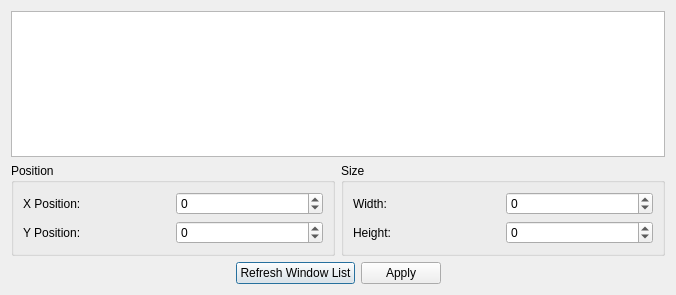
<?xml version="1.0" encoding="UTF-8"?>
<ui version="4.0">
 <class>WindowSelector</class>
 <widget class="QDialog" name="WindowSelector">
  <property name="geometry">
   <rect>
    <x>0</x>
    <y>0</y>
    <width>676</width>
    <height>295</height>
   </rect>
  </property>
  <property name="windowTitle">
   <string>Workspace</string>
  </property>
  <layout class="QVBoxLayout" name="verticalLayout">
   <item>
    <widget class="QTreeView" name="mWindowTreeView">
     <property name="editTriggers">
      <set>QAbstractItemView::NoEditTriggers</set>
     </property>
     <property name="indentation">
      <number>0</number>
     </property>
     <property name="rootIsDecorated">
      <bool>false</bool>
     </property>
     <property name="itemsExpandable">
      <bool>false</bool>
     </property>
     <property name="sortingEnabled">
      <bool>true</bool>
     </property>
     <property name="expandsOnDoubleClick">
      <bool>false</bool>
     </property>
     <attribute name="headerDefaultSectionSize">
      <number>120</number>
     </attribute>
     <attribute name="headerHighlightSections">
      <bool>true</bool>
     </attribute>
     <attribute name="headerShowSortIndicator" stdset="0">
      <bool>true</bool>
     </attribute>
    </widget>
   </item>
   <item>
    <layout class="QHBoxLayout" name="mControlsLayout">
     <item>
      <widget class="QGroupBox" name="mPositionGroupBox">
       <property name="title">
        <string>Position</string>
       </property>
       <layout class="QVBoxLayout" name="verticalLayout_2">
        <item>
         <layout class="QHBoxLayout" name="horizontalLayout_2">
          <item>
           <widget class="QLabel" name="mXPositionLabel">
            <property name="text">
             <string>X Position:</string>
            </property>
           </widget>
          </item>
          <item>
           <widget class="QSpinBox" name="mXPositionSpinBox">
            <property name="minimum">
             <number>-999999</number>
            </property>
            <property name="maximum">
             <number>999999</number>
            </property>
           </widget>
          </item>
         </layout>
        </item>
        <item>
         <layout class="QHBoxLayout" name="horizontalLayout_3">
          <item>
           <widget class="QLabel" name="mYPositionLabel">
            <property name="text">
             <string>Y Position:</string>
            </property>
           </widget>
          </item>
          <item>
           <widget class="QSpinBox" name="mYPositionSpinBox">
            <property name="minimum">
             <number>-999999</number>
            </property>
            <property name="maximum">
             <number>999999</number>
            </property>
           </widget>
          </item>
         </layout>
        </item>
       </layout>
      </widget>
     </item>
     <item>
      <widget class="QGroupBox" name="mSizeGroupBox">
       <property name="title">
        <string>Size</string>
       </property>
       <layout class="QVBoxLayout" name="verticalLayout_3">
        <item>
         <layout class="QHBoxLayout" name="horizontalLayout_4">
          <item>
           <widget class="QLabel" name="mWdithLabel">
            <property name="text">
             <string>Width:</string>
            </property>
           </widget>
          </item>
          <item>
           <widget class="QSpinBox" name="mWidthSpinBox">
            <property name="minimum">
             <number>-999999</number>
            </property>
            <property name="maximum">
             <number>999999</number>
            </property>
           </widget>
          </item>
         </layout>
        </item>
        <item>
         <layout class="QHBoxLayout" name="horizontalLayout_5">
          <item>
           <widget class="QLabel" name="mHeightLabel">
            <property name="text">
             <string>Height:</string>
            </property>
           </widget>
          </item>
          <item>
           <widget class="QSpinBox" name="mHeightSpinBox">
            <property name="minimum">
             <number>-999999</number>
            </property>
            <property name="maximum">
             <number>999999</number>
            </property>
           </widget>
          </item>
         </layout>
        </item>
       </layout>
      </widget>
     </item>
    </layout>
   </item>
   <item>
    <layout class="QHBoxLayout" name="mButtonLayout">
     <item>
      <spacer name="horizontalSpacer">
       <property name="orientation">
        <enum>Qt::Horizontal</enum>
       </property>
       <property name="sizeHint" stdset="0">
        <size>
         <width>40</width>
         <height>20</height>
        </size>
       </property>
      </spacer>
     </item>
     <item>
      <widget class="QPushButton" name="mRefreshPushButton">
       <property name="text">
        <string>Refresh Window List</string>
       </property>
      </widget>
     </item>
     <item>
      <widget class="QPushButton" name="mApplyPushButton">
       <property name="text">
        <string>Apply</string>
       </property>
      </widget>
     </item>
     <item>
      <spacer name="horizontalSpacer_2">
       <property name="orientation">
        <enum>Qt::Horizontal</enum>
       </property>
       <property name="sizeHint" stdset="0">
        <size>
         <width>40</width>
         <height>20</height>
        </size>
       </property>
      </spacer>
     </item>
    </layout>
   </item>
  </layout>
 </widget>
 <resources>
  <include location="../Workspace.qrc"/>
 </resources>
 <connections>
  <connection>
   <sender>mApplyPushButton</sender>
   <signal>clicked()</signal>
   <receiver>WindowSelector</receiver>
   <slot>applyWindowChanges()</slot>
   <hints>
    <hint type="sourcelabel">
     <x>402</x>
     <y>277</y>
    </hint>
    <hint type="destinationlabel">
     <x>499</x>
     <y>274</y>
    </hint>
   </hints>
  </connection>
  <connection>
   <sender>mRefreshPushButton</sender>
   <signal>clicked()</signal>
   <receiver>WindowSelector</receiver>
   <slot>refreshWindowList()</slot>
   <hints>
    <hint type="sourcelabel">
     <x>275</x>
     <y>279</y>
    </hint>
    <hint type="destinationlabel">
     <x>128</x>
     <y>278</y>
    </hint>
   </hints>
  </connection>
 </connections>
 <slots>
  <slot>refreshWindowList()</slot>
  <slot>applyWindowChanges()</slot>
 </slots>
</ui>
